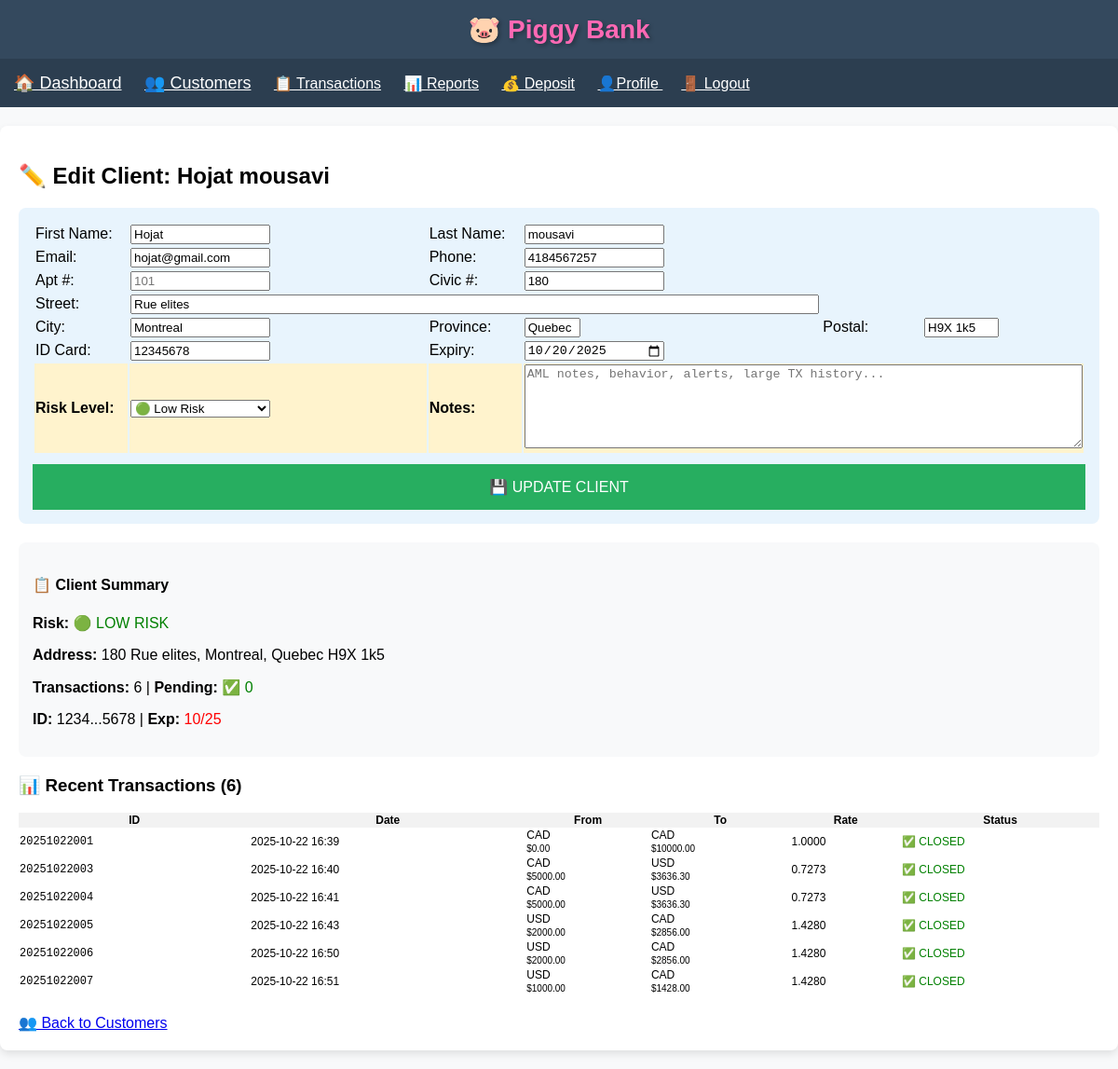
Page /edit_client/2 on the earlier database version.
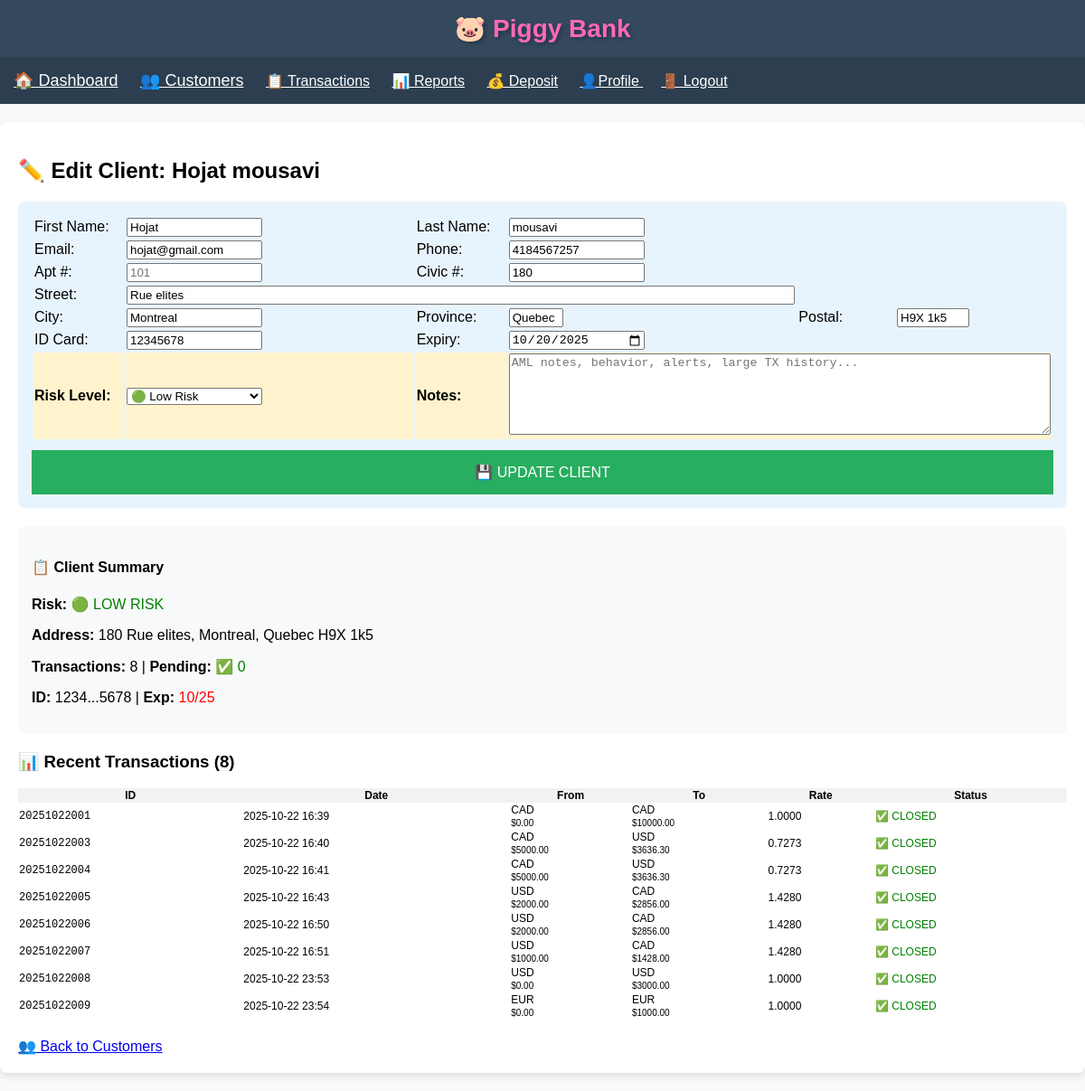
Same page on the later database version.
### app.py (models this page shows)
class Transaction(db.Model):
    id = db.Column(db.String(11), primary_key=True)
    date = db.Column(db.DateTime, default=datetime.utcnow)
    from_currency = db.Column(db.String(3), nullable=False)
    to_currency = db.Column(db.String(3), nullable=False)
    from_amount = db.Column(db.Float, nullable=False)
    to_amount = db.Column(db.Float, nullable=False)
    exchange_rate = db.Column(db.Float, nullable=False)
    notes = db.Column(db.Text, nullable=True)
    is_fintrac = db.Column(db.Boolean, default=False)
    client_id = db.Column(db.Integer, db.ForeignKey('client.id'), nullable=False)
    receipt_filename = db.Column(db.String(100))
    status = db.Column(db.String(10), default='closed')

### app.py (the view, shortened to what this page needs)
@app.route('/edit_client/<int:client_id>', methods=['GET', 'POST'])
def edit_client(client_id):
    client = Client.query.get_or_404(client_id)
    return render_template('edit_client.html', client=client, now=datetime.utcnow().date())

### templates/edit_client.html (shortened to what the changed rows need)
{% extends "base.html" %}
{% block content %}
<h2>✏️ Edit Client: {{ client.first_name }} {{ client.last_name }}</h2>
<div style="background:#e8f4fd; padding:15px; border-radius:8px; margin-bottom:20px;">
    <form method="POST">
    </form>
</div>
<div style="background:#f8f9fa; padding:15px; border-radius:8px; margin-bottom:20px;">
    <h4>📋 Client Summary</h4>
    <p><strong>Risk:</strong>
        {% if (form_data.risk_level if form_data else client.risk_level) == 'low risk' %}<span style="color:green;">🟢 LOW RISK</span>
        {% elif (form_data.risk_level if form_data else client.risk_level) == 'medium risk' %}<span style="color:orange;">🟡 MEDIUM RISK</span>
        {% elif (form_data.risk_level if form_data else client.risk_level) == 'high risk' %}<span style="color:red;">🟠 HIGH RISK</span>
        {% else %}<span style="color:red; font-weight:bold;">🔴 ON HOLD</span>{% endif %}
    </p>
    <p><strong>Address:</strong> {{ (form_data.apartment if form_data else (client.apartment or '')) }} {{ form_data.civic_number if form_data else client.civic_number }} {{ form_data.street if form_data else client.street }}, {{ form_data.city if form_data else client.city }}, {{ form_data.province if form_data else client.province }} {{ form_data.postal_code if form_data else client.postal_code }}</p>
    {% set transactions_list = client.transactions.all() %}
    <p><strong>Transactions:</strong> {{ transactions_list|length }} |
       <strong>Pending:</strong>
       {% set pending_tx = transactions_list|selectattr('status', 'equalto', 'pending')|list %}
       {% if pending_tx|length > 0 %}
           <span style="color:red; font-weight:bold;">🚨 {{ pending_tx|length }}</span>
       {% else %}
           <span style="color:green;">✅ 0</span>
       {% endif %}
    </p>
    {% if client.id_card_number %}
    <p><strong>ID:</strong> {{ client.id_card_number[:4] }}...{{ client.id_card_number[-4:] }}
       {% if client.id_expiry_date %}
           | <strong>Exp:</strong>
           <span style="{% if client.id_expiry_date < now %}color:red;{% else %}color:#666;{% endif %}">
           </span>
       {% endif %}
    </p>
    {% endif %}
</div>
<h3>📊 Recent Transactions ({{ transactions_list|length }})</h3>
<table style="width:100%; border-collapse:collapse; font-size:12px; margin-top:10px;">
    <tr style="background:#f2f2f2;">
        <th>ID</th><th>Date</th><th>From</th><th>To</th><th>Rate</th><th>Status</th>
    </tr>
    {% for tx in transactions_list[-10:] %}
    <tr>
        <td style="font-family:monospace;">{{ tx.id }}</td>
        <td>{{ tx.date.strftime('%Y-%m-%d %H:%M') }}</td>
        <td>{{ tx.from_currency }}<br><small>${{ "%.2f"|format(tx.from_amount) }}</small></td>
        <td>{{ tx.to_currency }}<br><small>${{ "%.2f"|format(tx.to_amount) }}</small></td>
        <td>{{ "%.4f"|format(tx.exchange_rate) }}</td>
        <td>
            {% if tx.status == 'pending' %}
                <span style="color:red; font-weight:bold;">⏳ PENDING</span>
            {% else %}
                <span style="color:green;">✅ CLOSED</span>
            {% endif %}
        </td>
    </tr>
    {% else %}
    <tr><td colspan="6" style="text-align:center; color:#999; padding:20px;">No transactions yet</td></tr>
    {% endfor %}
</table>
<div style="margin-top:20px;">
    <a href="{{ url_for('customers') }}" style="font-size:16px;">👥 Back to Customers</a>
</div>
{% endblock %}

Differences in the rows shown:
added Transaction: id "20251022008", date "2025-10-22 23:53", from_currency "USD", from_amount "0.00", to_currency "USD", to_amount "3000.00", exchange_rate "1.0000", status "✅ CLOSED"
added Transaction: id "20251022009", date "2025-10-22 23:54", from_currency "EUR", from_amount "0.00", to_currency "EUR", to_amount "1000.00", exchange_rate "1.0000", status "✅ CLOSED"
Other differences:
{{ transactions_list|length }}: "6" → "8"
